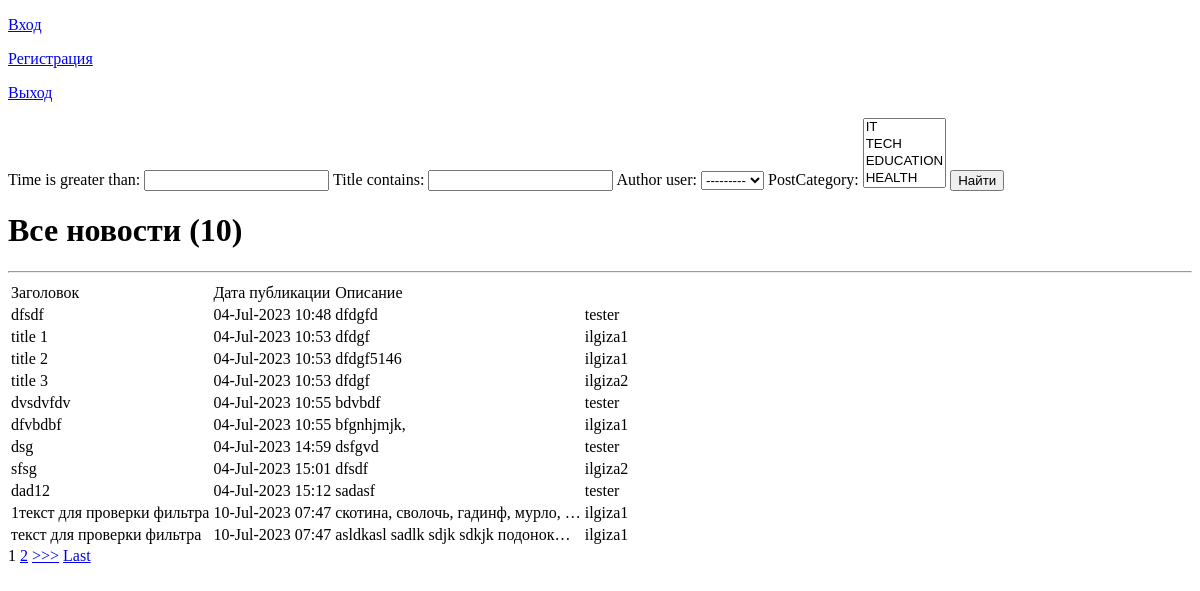
Page /news/search/ on the earlier database version.
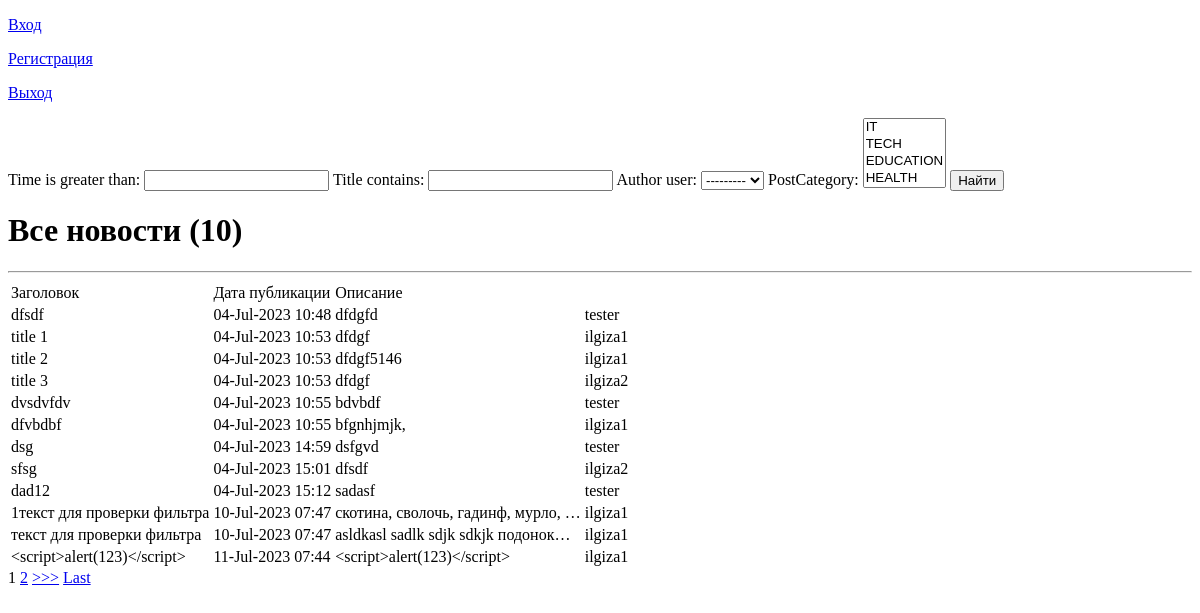
Same page on the later database version.
### article/models.py (models this page shows, shortened)
class Post(models.Model):
    author = models.ForeignKey(Author, on_delete=models.CASCADE, related_name='posts')
    ARTICLE = 'AR'
    NEWS = 'NW'
    POST_TYPE = (
        (ARTICLE, 'Статья'),
        (NEWS, 'Новость')
    )
    postType = models.CharField(max_length=2, choices=POST_TYPE, default=ARTICLE)
    time = models.DateTimeField(auto_now_add=True)
    postCategory = models.ManyToManyField(Category, through='PostCategory')
    title = models.CharField(max_length=255)
    text = models.TextField()
    rating = models.IntegerField(default=0)

class Author(models.Model):
    user = models.OneToOneField(User, on_delete=models.CASCADE)
    ratingAuthor = models.IntegerField(default=0)

### article/views.py (the view)
# urls.py: path('search/', NewsSearch.as_view()),
class NewsSearch(ListView):
    model = Post
    template_name = 'news_search.html'
    context_object_name = 'news_search'
    paginate_by = 10
    def get_context_data(self, **kwargs):
        context = super().get_context_data(**kwargs)
        context['filter'] = NewsFilter(self.request.GET,
                                       queryset=self.get_queryset())
        return context

### article/models.py (called while the page is built)
    def __str__(self):
        return f'{self.categoryName}'

### article/templatetags/custom_filters.py (called while the page is built)
@register.filter(name='Censor')
def Censor(value):
    text = value.lower().split()
    filtered_text = ' '.join([word for word in text if word not in variants])
    return filtered_text

### templates/news_search.html (shortened to what this page needs)
{% extends 'flatpages/default.html' %}
{% load custom_filters %}
{% block content %}
<form method="GET">
    {{ filter.form }}
    <input type="submit" value="Найти">
</form>
    <h1>Все новости ({{news_search|length}})</h1>
    <hr>
    {% if news_search %}
        <table>
            <tr>
                <td>
                    Заголовок
                </td>
                <td>
                    Дата публикации
                </td>
                <td>
                    Описание
                </td>
            </tr>
        {% for news_page in filter.qs %}
            <tr>
                <td>
                    {{ news_page.title|Censor}}
                </td>
                <td>
                    {{ news_page.time|date:'d-M-Y H:i' }}
                </td>
                <td>
                    {{ news_page.text|truncatechars:50|Censor }}
                </td>
                <td>
                    {{ news_page.author.user}}
                </td>
            </tr>
        {% endfor %}
        </table>
    {% else %}
        <h2>Новостей нет!</h2>
    {% endif %}
    {% if is_paginated %}
    {% for num in page_obj.paginator.page_range %}
        {% if page_obj.number == num %}
            <a>{{ num }}</a>
        {% elif num > page_obj.number|add:'-3' and num < page_obj.number|add:'3' %}
            <a href="?page={{ num }}">{{ num }}</a>
        {% endif %}
    {% endfor %}
    {% if page_obj.has_next %}
        <a href="?page={{ page_obj.next_page_number }}">>>></a>
        <a href="?page={{ page_obj.paginator.num_pages }}">Last</a>
    {% endif %}
    {% endif %}
{% endblock content %}

### templates/flatpages/default.html (shortened to what this page needs)
<!DOCTYPE html>
<html>
<head>
</head>
<body>
<header>
    <p><a href="{% url 'account_login' %}">Вход</a></p>
    <p><a href="{% url 'account_signup' %}">Регистрация</a></p>
    <p><a href="{% url 'account_logout' %}">Выход</a></p>
</header>
    {% block content %}
    {% endblock content %}
</body>
</html>

Differences in the rows shown:
added Post: title|Censor "<script>alert(123)</script>", time "11-Jul-2023 07:44", text|Censor "<script>alert(123)</script>", author.user "ilgiza1"
